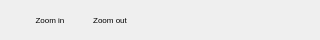
<?xml version="1.0" encoding="UTF-8"?>
<ui version="4.0">
 <class>PaintingViewTool</class>
 <widget class="QWidget" name="PaintingViewTool">
  <property name="geometry">
   <rect>
    <x>0</x>
    <y>0</y>
    <width>320</width>
    <height>40</height>
   </rect>
  </property>
  <property name="minimumSize">
   <size>
    <width>0</width>
    <height>40</height>
   </size>
  </property>
  <property name="maximumSize">
   <size>
    <width>16777215</width>
    <height>40</height>
   </size>
  </property>
  <property name="windowTitle">
   <string>Painting view tool</string>
  </property>
  <widget class="QToolButton" name="Back">
   <property name="geometry">
    <rect>
     <x>0</x>
     <y>0</y>
     <width>20</width>
     <height>40</height>
    </rect>
   </property>
   <property name="text">
    <string/>
   </property>
   <property name="icon">
    <iconset resource="../../Images/Branon.qrc">
     <normaloff>:/images/moveLeft.png</normaloff>:/images/moveLeft.png</iconset>
   </property>
   <property name="autoRaise">
    <bool>true</bool>
   </property>
  </widget>
  <widget class="QToolButton" name="ZoomIn">
   <property name="geometry">
    <rect>
     <x>20</x>
     <y>0</y>
     <width>60</width>
     <height>40</height>
    </rect>
   </property>
   <property name="font">
    <font>
     <pointsize>6</pointsize>
    </font>
   </property>
   <property name="text">
    <string>Zoom in</string>
   </property>
   <property name="icon">
    <iconset resource="../../Images/Branon.qrc">
     <normaloff>:/images/zoomin.png</normaloff>:/images/zoomin.png</iconset>
   </property>
   <property name="iconSize">
    <size>
     <width>18</width>
     <height>18</height>
    </size>
   </property>
   <property name="toolButtonStyle">
    <enum>Qt::ToolButtonTextUnderIcon</enum>
   </property>
   <property name="autoRaise">
    <bool>true</bool>
   </property>
  </widget>
  <widget class="QToolButton" name="ZoomOut">
   <property name="geometry">
    <rect>
     <x>80</x>
     <y>0</y>
     <width>60</width>
     <height>40</height>
    </rect>
   </property>
   <property name="font">
    <font>
     <pointsize>6</pointsize>
    </font>
   </property>
   <property name="text">
    <string>Zoom out</string>
   </property>
   <property name="icon">
    <iconset resource="../../Images/Branon.qrc">
     <normaloff>:/images/zoomout.png</normaloff>:/images/zoomout.png</iconset>
   </property>
   <property name="iconSize">
    <size>
     <width>18</width>
     <height>18</height>
    </size>
   </property>
   <property name="toolButtonStyle">
    <enum>Qt::ToolButtonTextUnderIcon</enum>
   </property>
   <property name="autoRaise">
    <bool>true</bool>
   </property>
  </widget>
 </widget>
 <resources>
  <include location="../../Images/Branon.qrc"/>
 </resources>
 <connections/>
</ui>
